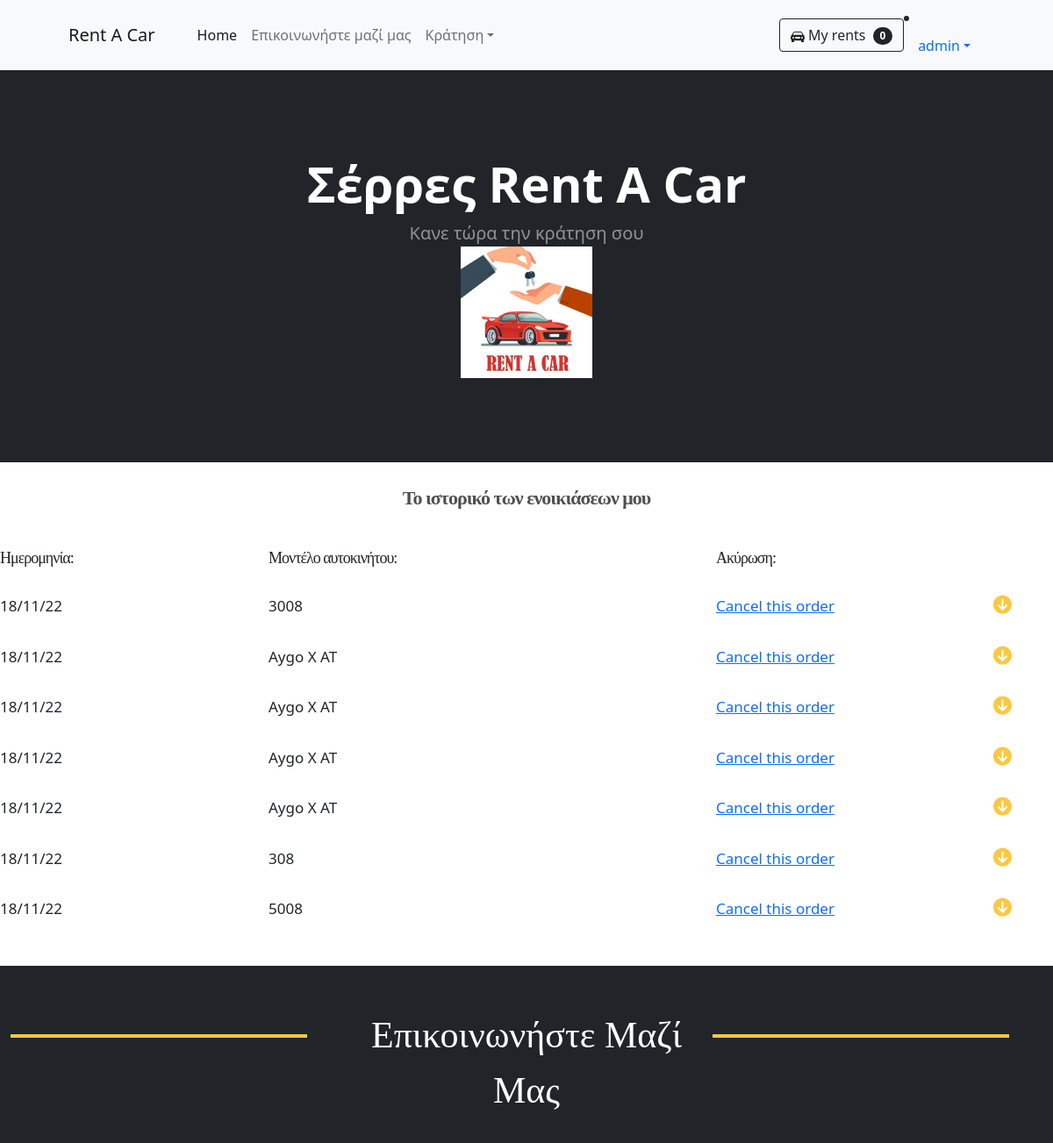
The page /totalRentals/ (signed in, upper part) on the database as committed earlier.
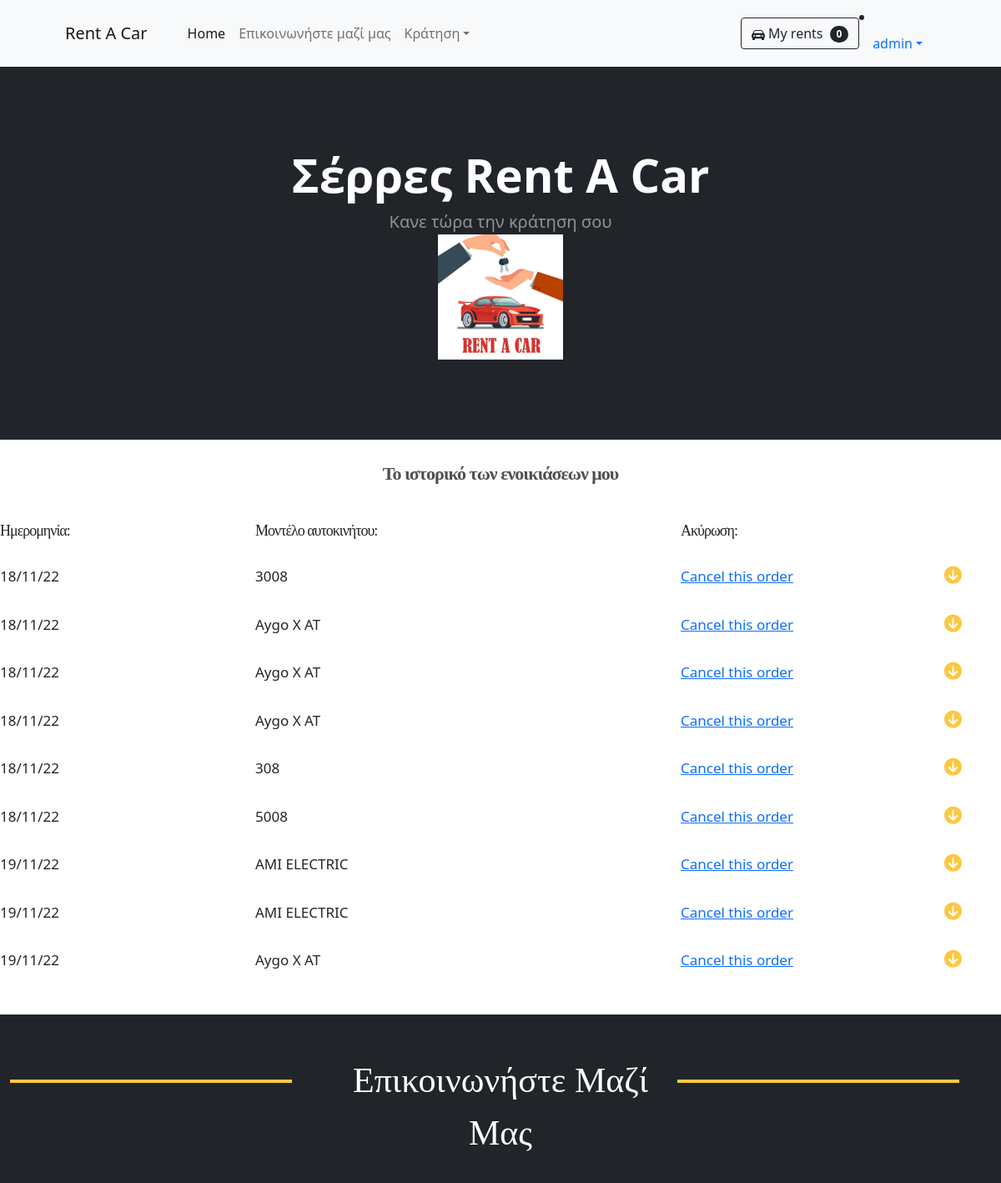
The same page on the database as committed later.
### carRental/models.py (models this page shows, shortened)
class Rental(models.Model):
    costumer = models.ForeignKey(Costumer, null=True, on_delete=models.CASCADE)
    customerName = models.CharField(max_length=70, null=True)
    costumerID = models.IntegerField(null=True, blank=False)
    rentalCompany = models.ForeignKey(RentalCompany, null=True, on_delete=models.CASCADE, default='1')
    car = models.ForeignKey(Car, null=True, on_delete=models.CASCADE)
    carModel = models.CharField(max_length=70, null=True)
    carId = models.IntegerField(null=True, blank=False)
    price = models.IntegerField(null=True, blank=False)
    startDate = models.DateField(auto_now_add=False, null=True)
    finishDate = models.DateField(auto_now_add=False, null=True)
    orderDate = models.DateTimeField(auto_now_add=True, null=True)
    placeToStart = models.ForeignKey(PlaceToStart, null=True, on_delete=models.CASCADE)
    fullFuel = models.BooleanField(blank=True, null=True, default=False)
    insurance = models.BooleanField(blank=True, null=True, default=False)
    payed = models.BooleanField(null=True, default=False)

### carRental/views.py (the view)
# urls.py: path('totalRentals/', views.totalRentals, name='totalRentals'),
@login_required(login_url='home.html')
def totalRentals(request):
    current = request.user
    rentals = Rental.objects.all()
    context = {
        'current': current,
        'rentals': rentals,
    }
    return render(request, 'totalRentals.html', context)

### carRental/models.py (called while the page is built)
    def __str__(self):
        return self.placeToStart

### carRental/templates/totalRentals.html (shortened to what this page needs)
{% extends 'main.html' %}
{% load static %}
{% block content %}
    <div class="lastRent lastRentPos">
				<div class="row no-gutters">
					<div class="col-12">
						<div class="row">
							<div class="col-12">
								<div class="experienceTitle">
									Το ιστορικό των ενοικιάσεων μου
								</div>
							</div>
						</div>
						<div class="row no-gutters">
                            <div class="col-2">
                                <div class="headerTable">
                                    Ημερομηνία:
                                </div>
                            </div>
                            <div class="col-1">
                            </div>
                            <div class="col-5">
                                <div class="headerTable">
                                    Μοντέλο αυτοκινήτου:
                                </div>
                            </div>
                            <div class="col-3">
                                <div class="headerTable">
                                    Ακύρωση:
                                </div>
							</div>
                        </div>
                {% for x in rentals %}
						<div class="row align-items-center">
							<div class="col-md-12 col-sm-12 clickFaq ">
								<div class="questionUs rowSize">
									<div class="row no-gutters ">
										<div class="col-2">
											<div class="infoTable ">
												{{ x.orderDate|date:'d/m/y' }}
											</div>
										</div>
										<div class="col-1">
										</div>
										<div class="col-5">
											<div class="infoTable">
											    {{ x.carModel}}
											</div>
										</div>
										<div class="col-3">
											<div class="infoTable">
											{% if x.payed == False %}
											<div class="payingPc">
												<a href="">Cancel this order</a>
											</div>
											{% else  %}
											 Payed
											{% endif  %}
											</div>
										</div>
										<div class="col-1">
											<div class="infoTable">
												<i class="fas fa-arrow-circle-down .displayFaq arrowsUS"></i>
											</div>
										</div>
									</div>
								</div>
							</div>
						</div>
                        {% endfor  %}
					</div>
				</div>
			</div>
{% endblock  %}

Rows that differ between the two databases and show on the page:
removed Rental: orderDate "18/11/22", carModel "Aygo X AT", payed "Cancel this order"
added Rental: orderDate "19/11/22", carModel "AMI ELECTRIC", payed "Cancel this order"
added Rental: orderDate "19/11/22", carModel "AMI ELECTRIC", payed "Cancel this order"
added Rental: orderDate "19/11/22", carModel "Aygo X AT", payed "Cancel this order"
